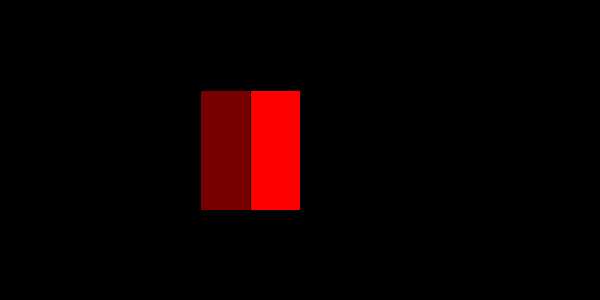
Frame 1 (no input)
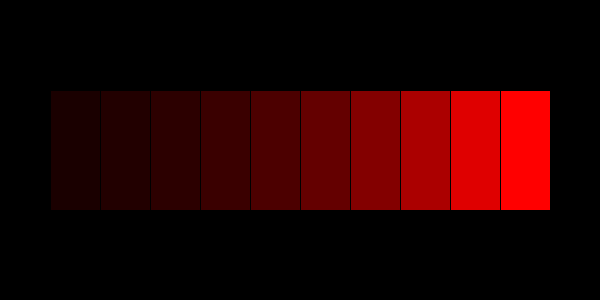
Frame 60 (the mouse pressed at the canvas centre just before this capture)
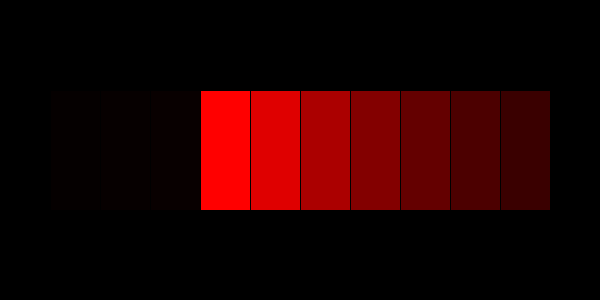
Frame 120 (the mouse held since frame 60 and released just before this capture)

The Processing sketch that drew these frames (run headless with seeded random() and noise(); from frame 60 on, the mouse is pressed at the canvas centre):

// Processing sketch: processing_7611
// ── processing_7611.pde

int BOX_COUNT = 10;

int DISPLAY_WIDTH = 500;
int DISPLAY_OFFSET = 50;

int pos = 5;
int direction = 1;

void setup() {
  size(600, 300);
  smooth(); 
  background(0);
  frameRate(10);
  translate(DISPLAY_OFFSET, 0);  
}

void draw() {

  fill(0, 0, 0, 60);
  rect(0, 0, width, height);
  
  fill(255, 0, 0);
  int tmpWidth = DISPLAY_WIDTH / BOX_COUNT;
  int tmpHeight = int(height * .40);
  
  int posX = tmpWidth * pos;
  int posY = (height - tmpHeight) / 2;
  rect(posX, posY, tmpWidth, tmpHeight);

  if ( pos >= 0 && pos <= BOX_COUNT ) {
    fill(255, 0, 0, 120);
    posX = tmpWidth * (pos-direction);
    rect(posX, posY, tmpWidth, tmpHeight);
  }
  
  if ( pos+direction > BOX_COUNT || pos+direction <= 0 ) {
    direction *= -1;
  }  
  pos += direction;
}
